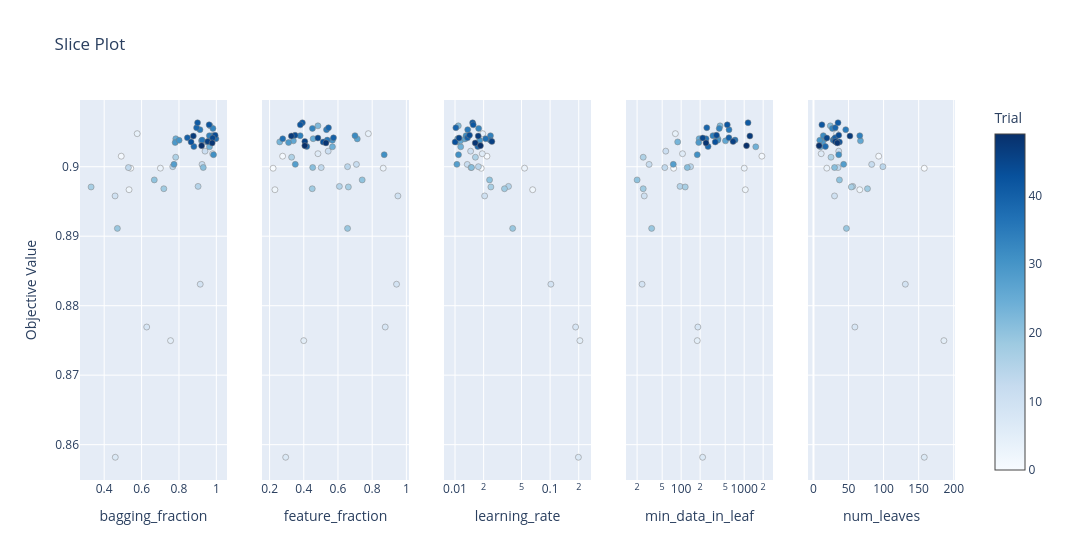

This figure's notebook cell:
### Code cell
# Slice: AUC de cada trial según el valor de cada hiperparámetro (uno por gráfico)
plot_slice(study)
